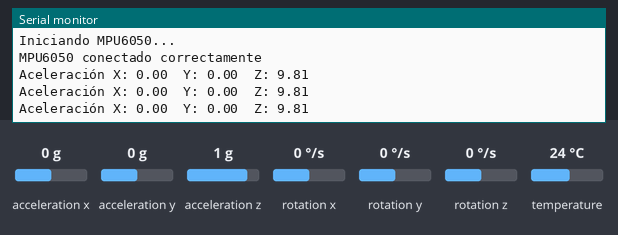
Bench run of a sketch on a simulated ESP32. Shown: the last lines printed to the serial monitor. The test bench sets the inputs (shaded band); at power-on: acceleration x 0 g, acceleration y 0 g, acceleration z 1 g, rotation x 0 °/s, rotation y 0 °/s, rotation z 0 °/s, temperature 24 °C.

Above: at 1.3 s.
1.4 s: acceleration x set to -1.4 g
At 1.9 s:
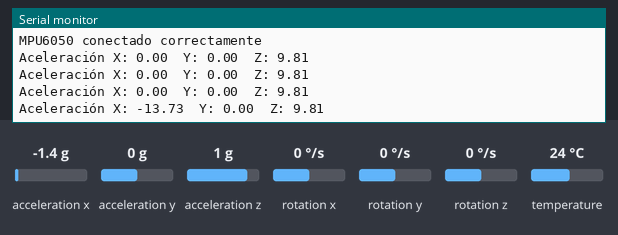
2.9 s: acceleration y set to -1.4 g
At 3.4 s:
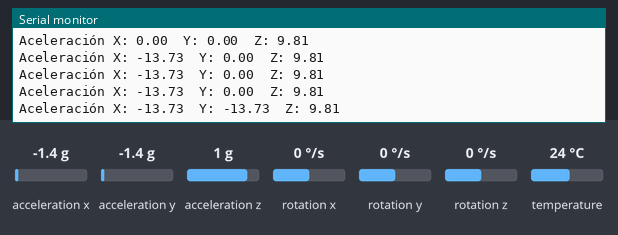
4.4 s: acceleration z set to -1.4 g
At 4.9 s:
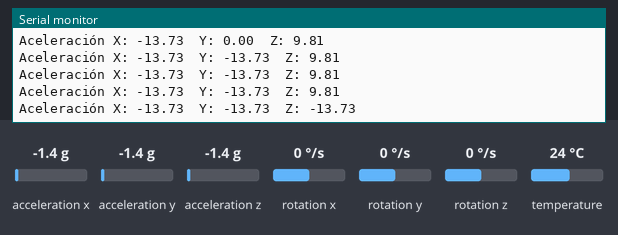

The sketch:

codigo_ESP32.ino
```cpp
#include <Wire.h>
#include <Adafruit_MPU6050.h>
#include <Adafruit_Sensor.h>

Adafruit_MPU6050 mpu;

void setup() {
  Serial.begin(115200);

  while (!Serial)
    delay(10);

  Serial.println("Iniciando MPU6050...");

  if (!mpu.begin()) {
    Serial.println("No se encontró el MPU6050");
    while (1) {
      delay(10);
    }
  }

  Serial.println("MPU6050 conectado correctamente");
}

void loop() {
  sensors_event_t a, g, temp;

  mpu.getEvent(&a, &g, &temp);

  Serial.print("Aceleración X: ");
  Serial.print(a.acceleration.x);
  Serial.print("  Y: ");
  Serial.print(a.acceleration.y);
  Serial.print("  Z: ");
  Serial.println(a.acceleration.z);

  delay(500);
}
```

Measured:
- after the input at 1.4 s, the serial monitor: prints a new line after 0.11 s (image 1)
- after the input at 2.9 s, the serial monitor: prints a new line after 0.12 s (image 2)
- after the input at 4.4 s, the serial monitor: prints a new line after 0.12 s (image 3)
